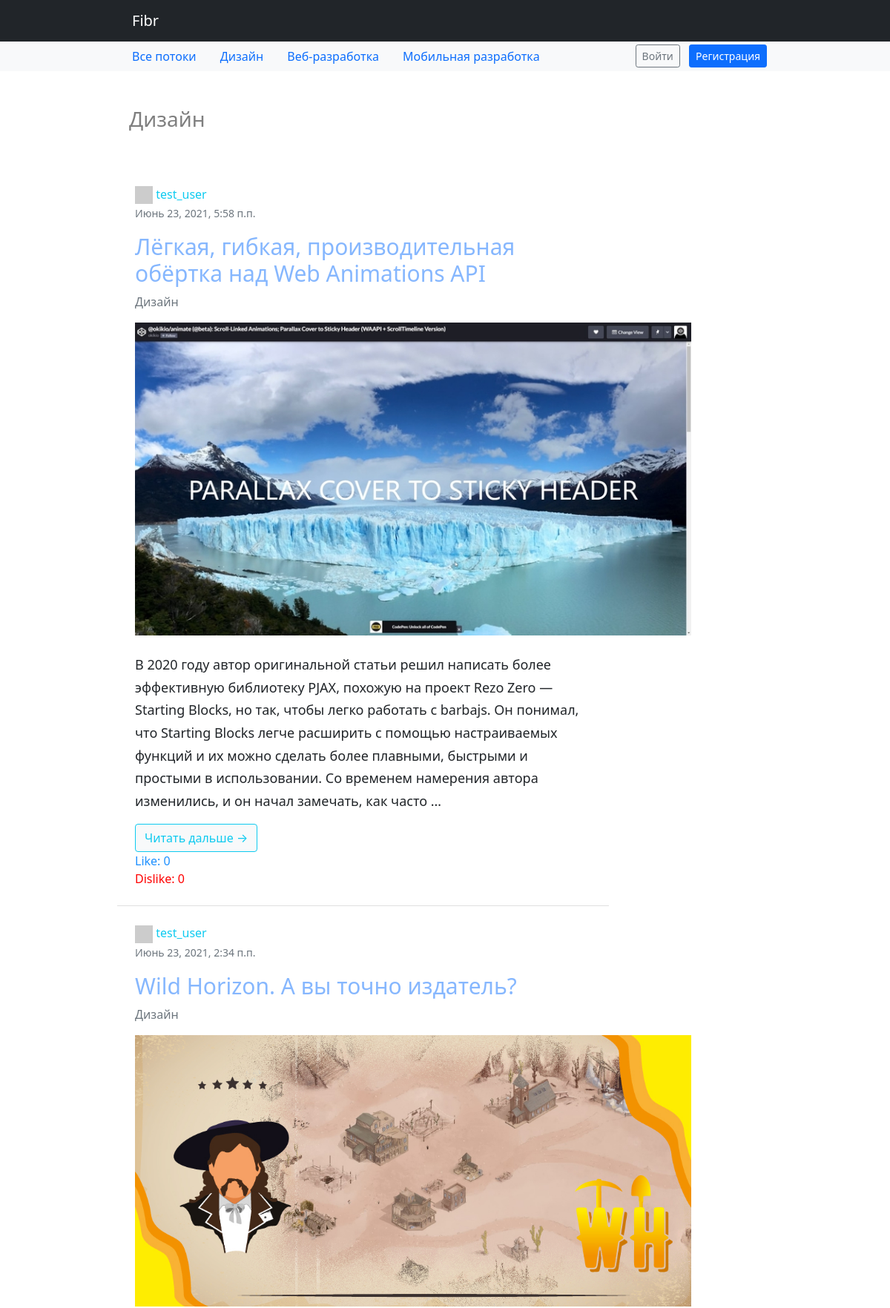
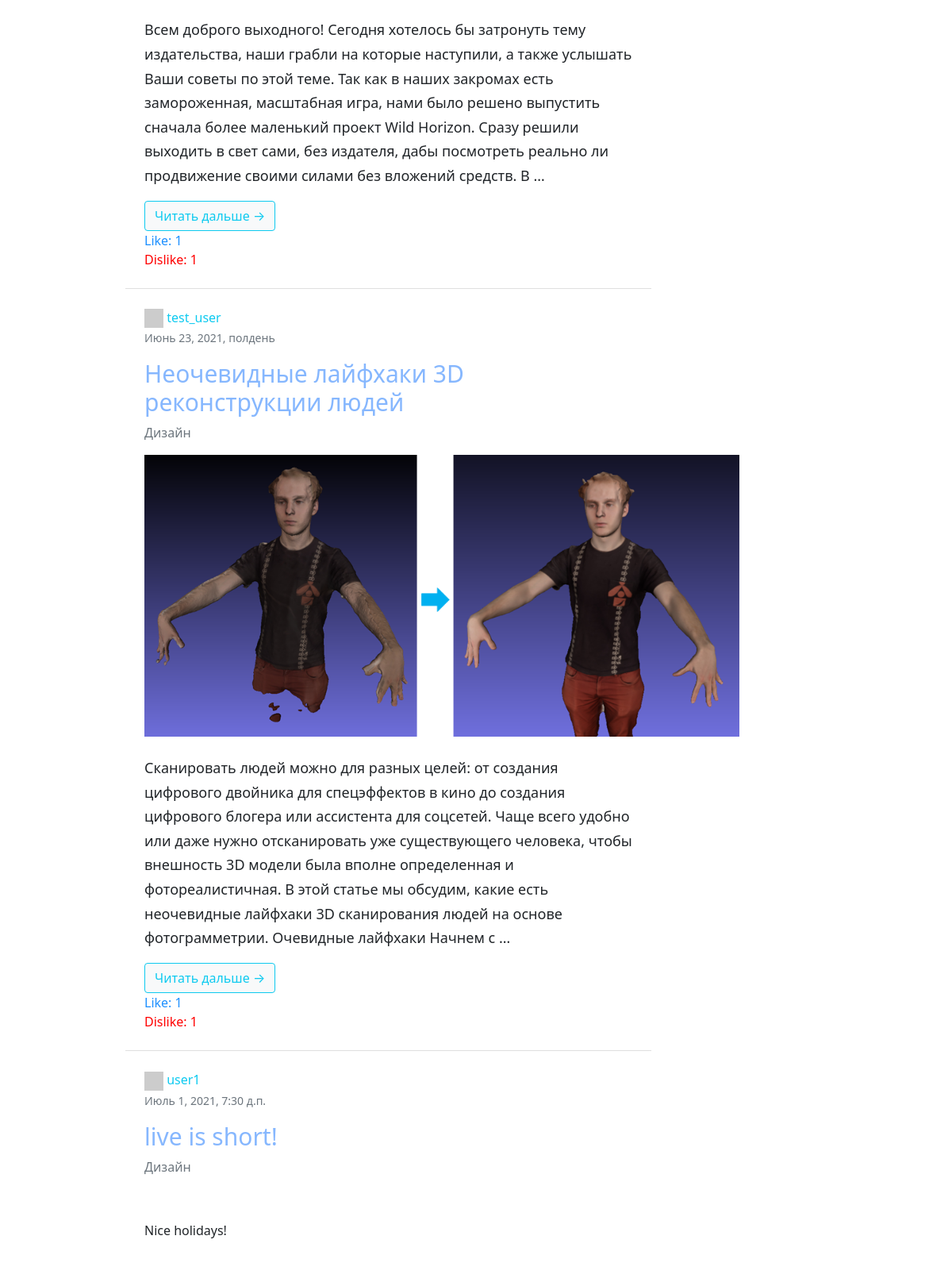
Page /hub/43/ (upper part) on the committed database (2 pictures, top to bottom).
### hub/models.py (models this page shows)
class Topic(models.Model):
    name = models.CharField(max_length=64)
    short_description = models.TextField(blank=True)
    class Meta:
        verbose_name = 'Тематика'
        verbose_name_plural = 'Тематики'
    def __str__(self):
        return self.name

### article/models.py (models this page shows, shortened)
class Article(models.Model):
    user = models.ForeignKey(User, on_delete=models.CASCADE)
    topic = models.ForeignKey(Topic, on_delete=models.CASCADE, verbose_name='Раздел')
    title = models.CharField(max_length=64, unique=True, verbose_name='Название')
    content = models.TextField(blank=True, verbose_name='Статья')
    image = models.ImageField(upload_to='article_images', blank=True, verbose_name='Фото')
    created_at = models.DateTimeField(auto_now_add=True)
    updated_at = models.DateTimeField(auto_now=True)
    class Meta:
        verbose_name = 'Статья'
        verbose_name_plural = 'Статьи'
    def get_total_likes(self):
        likes = Like.objects.filter(article=self, is_liked=True)
        return len(likes)

### authapp/models.py (models this page shows, shortened)
class User(AbstractUser):
    image = models.ImageField(upload_to='users_avatars', blank=True, default='static/img/default.jpg')
    birthday = models.DateField(blank=True, null=True)
    def __str__(self):
        return self.username

### hub/views.py (the view)
# urls.py: path('<int:pk>/', hub.TopicView.as_view(), name='topic')
class TopicView(DetailView):
    model = Topic
    template_name = 'hub/hub.html'
    def get_context_data(self, **kwargs):
        context = super().get_context_data(**kwargs)
        context['articles'] = Article.objects.filter(topic=self.kwargs.get('pk'))
        return context

### context_processor.py (called while the page is built)
def topic_list(request):
    return {"topic_list": Topic.objects.all()}

### hub/templates/hub/hub.html (shortened to what this page needs)
{% extends 'hub/base.html' %}
{% load static %}
{% block content %}
    <section>
        <div class="container w-75 p-2">
            <ul class="list-group list-group-flush w-75">
                {% for article in articles %}
                    <li class="list-group-item p-4">
                        <div class="row">
                            <header class="accordion-header">
                                <a href="user" class="text-info" title="Автор публикации"
                                   style="text-decoration: none;">
                                    <img src="http://placehold.it/30X30" width="24" height="24" class="img-fluid"
                                         alt="img">
                                    <span class="text">{{ article.user }}</span>
                                </a>
                                <p class="timelist text-muted"><small> {{ article.created_at }}</small></p>
                            </header>
                            <div class="col-sm-12">
                                <a href="{% url 'article:article' article.pk %}" class="card-title text-decoration-none"
                                   style="color: #86b7fe; cursor: pointer"><h1 class="text" style="font-size: 30px;">
                                    {{ article.title }}
                                </h1></a>
                                <p class="text-muted"> {{ article.topic }}
                                </p>
                                <div class="col-sm-4">
                                    {% if article.image %}
                                        <img src="{{ article.image.url }}" class="img-responsive" alt="img" width="750">
                                    {% endif %}
                                </div>
                                <br>
                                <p class="card-text"
                                   style="line-height: 1.70;font-size: 18px;overflow-wrap: break-word;">{{ article.content|safe|truncatewords:60 }}</p>
                                <a class="text-decoration-none" href="{% url 'article:article' article.pk %}">
                                    <button type="button" class="btn bg-light btn-outline-info"> Читать дальше →
                                    </button>
                                </a>
                                <form action="{% url 'article:like_article' article.pk %}" method="POST"
                                      style="color:DodgerBlue;">Like: {{ article.get_total_likes }}</form>
                                <form action="{% url 'article:like_article' article.pk %}" method="POST"
                                      style="color:red;">Dislike: {{ article.get_total_likes }}</form>
                            </div>
                        </div>
                    </li>
                {% endfor %}
            </ul>
        </div>
    </section>
{% endblock %}

### hub/templates/hub/base.html (shortened to what this page needs)
{% load static %}
<!DOCTYPE html>
<html lang="en">
<head>
    <link href="{% static 'css/header.css' %}" rel="stylesheet"/>
</head>
<body>
{% include 'mainapp/includes/inc_nav_menu.html' %}
<div class="h3 pt-5 px-lg-3 pb-4 text-black-50">
    <div class="container w-75">
        <h3 class="h3"> {{ object.name }} </h3>
    </div>
</div>
{% block content %} {% endblock %}
</body>
</html>

### mainapp/templates/mainapp/includes/inc_nav_menu.html (shortened to what this page needs)
<nav class="navbar navbar-expand-lg navbar-dark bg-dark">
    <div class="container w-75">
        <a class="navbar-brand px-lg-3" href="/">Fibr</a>
    </div>
</nav>
<nav id="navbar_top" class="navbar-expand-md navbar-light bg-light">
    <div class="container d-flex justify-content-between w-75">
        <ul class="nav justify-content-center">
            <li class="nav-item">
                <a class="nav-link" href="/">Все потоки</a>
            </li>
            {% for topic in topic_list %}
                <li class="nav-item">
                    <a class="nav-link" href="{% url 'hub:topic' topic.pk %}">
                        {{ topic.name }}
                    </a>
                </li>
            {% endfor %}
        </ul>
        <ul class="nav">
            <li class="nav-item">
                <div class="d-grid gap-2 d-md-block mt-1">
                    {% if user.is_authenticated %}
                        <button class="btn btn-outline-secondary btn-sm my-0 m-1" type="button"
                                onclick="location.href='{% url 'auth:logout' %}'">
                            Выйти
                        </button>
                    {% else %}
                        <button class="btn btn-outline-secondary btn-sm my-0 m-1" type="button"
                                onclick="location.href='{% url 'auth:login' %}'">
                            Войти
                        </button>
                        <button class="btn btn-primary btn-sm my-0 m-1 " type="button"
                                onclick="location.href='{% url 'auth:register' %}'">Регистрация
                        </button>
                    {% endif %}
                </div>
            </li>
        </ul>
    </div>
</nav>

### rows in the picture
Topic: name "Дизайн"
Topic: name "Веб-разработка"
Topic: name "Мобильная разработка"
Article: user "test_user", created_at "Июнь 23, 2021, 5:58 п.п.", title "Лёгкая, гибкая, производительная обёртка над Web Animations API", topic "Дизайн", image (picture), content "В 2020 году автор оригинальной статьи решил написать более эффективную библиотеку PJAX, похожую на проект Rezo Zero — Starting Blocks, но так, чтобы легко работать с barbajs. Он понимал, что Starting Blocks легче расширить с помощью настраиваемых функций и их можно сделать более плавными, быстрыми и простыми в использовании. Со временем намерения автора изменились, и он начал замечать, как часто …", get_total_likes "0"
Article: user "test_user", created_at "Июнь 23, 2021, 2:34 п.п.", title "Wild Horizon. А вы точно издатель?", topic "Дизайн", image (picture), content "Всем доброго выходного! Сегодня хотелось бы затронуть тему издательства, наши грабли на которые наступили, а также услышать Ваши советы по этой теме. Так как в наших закромах есть замороженная, масштабная игра, нами было решено выпустить сначала более маленький проект Wild Horizon. Сразу решили выходить в свет сами, без издателя, дабы посмотреть реально ли продвижение своими силами без вложений средств. В …", get_total_likes "1"
Article: user "test_user", created_at "Июнь 23, 2021, полдень", title "Неочевидные лайфхаки 3D реконструкции людей", topic "Дизайн", image (picture), content "Сканировать людей можно для разных целей: от создания цифрового двойника для спецэффектов в кино до создания цифрового блогера или ассистента для соцсетей. Чаще всего удобно или даже нужно отсканировать уже существующего человека, чтобы внешность 3D модели была вполне определенная и фотореалистичная. В этой статье мы обсудим, какие есть неочевидные лайфхаки 3D сканирования людей на основе фотограмметрии. Очевидные лайфхаки Начнем с …", get_total_likes "1"
Article: user "user1", created_at "Июль 1, 2021, 7:30 д.п.", title "live is short!", topic "Дизайн", content "Nice holidays!"
